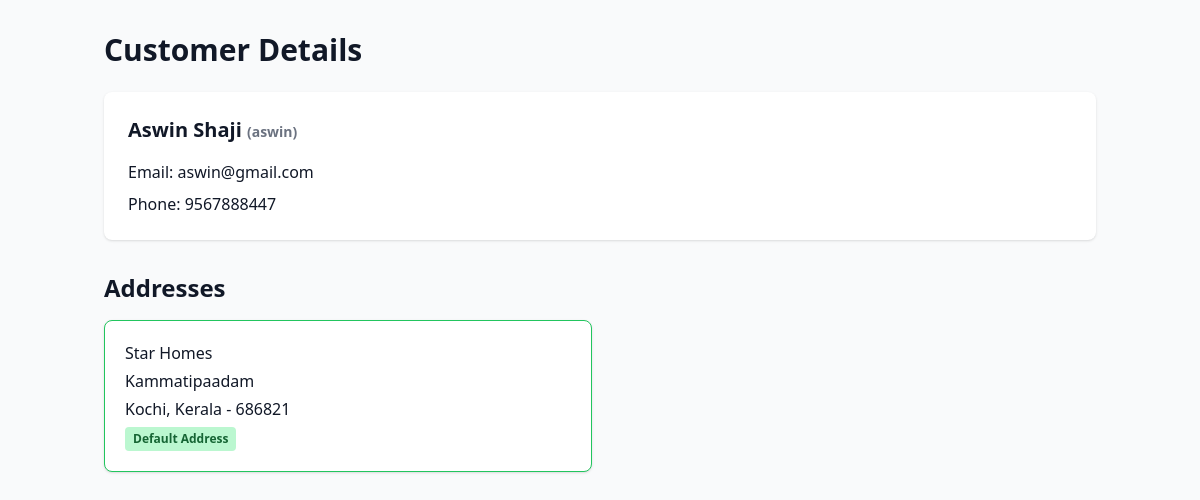
The app's page /adminn/customer_details/1 (signed in), older data.
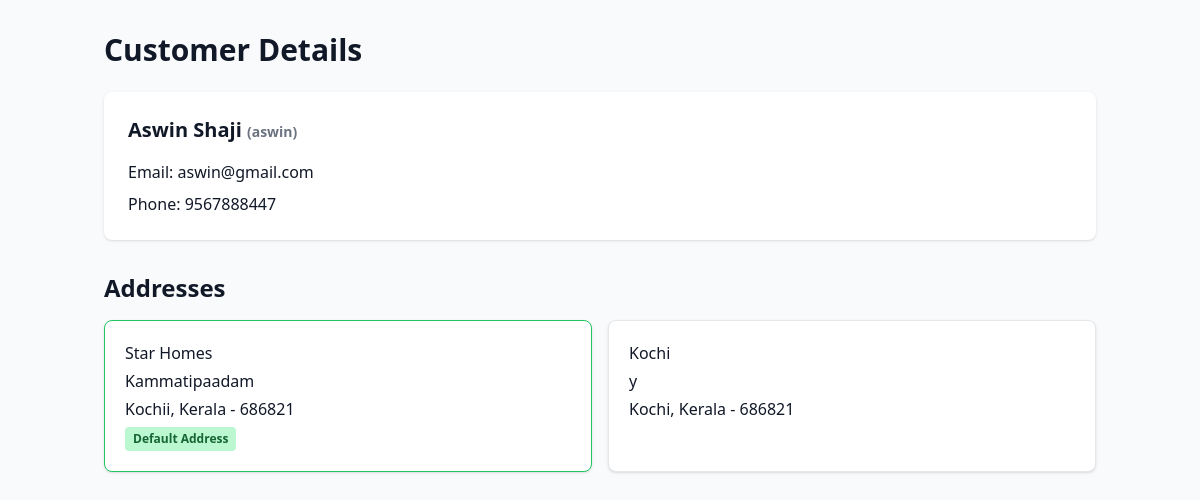
The same page, newer data.
### app/models.py (models this page shows, shortened)
class Address(models.Model):
    customer = models.ForeignKey('Customer', on_delete=models.CASCADE, related_name='addresses')
    address_line1 = models.CharField(max_length=255)
    address_line2 = models.CharField(max_length=255, blank=True, null=True)
    city = models.CharField(max_length=100)
    state = models.CharField(max_length=100)
    postal_code = models.CharField(max_length=20)
    is_default = models.BooleanField(default=False)

### app/views.py (the view)
# urls.py: path('adminn/customer_details/<int:customer_id>', views.customer_detail_admin, name='customer_detail_admin'),
@login_required(login_url='admin_login')
def customer_detail_admin(request, customer_id):
    customer = get_object_or_404(Customer, pk=customer_id)
    return render(request, 'admin/customer_detail.html', {'customer': customer})

### templates/admin/customer_detail.html (shortened to what this page needs)
<!DOCTYPE html>
<html lang="en">
<head>
    <script src="https://cdn.tailwindcss.com"></script>
</head>
<body class="bg-gray-50 text-gray-900">
    <div class="max-w-5xl mx-auto px-4 py-8">
        <h2 class="text-3xl font-bold mb-6">Customer Details</h2>
        <div class="bg-white shadow rounded-lg mb-8 p-6">
            <h3 class="text-xl font-semibold mb-4">
                {{ customer.cust_name }}
                <span class="text-gray-500 text-sm">({{ customer.cust_username }})</span>
            </h3>
            <p class="mb-2"><span class="font-medium">Email:</span> {{ customer.cust_email }}</p>
            <p><span class="font-medium">Phone:</span> {{ customer.cust_phone }}</p>
        </div>
        <h4 class="text-2xl font-semibold mb-4">Addresses</h4>
        {% if customer.addresses.all %}
            <div class="grid grid-cols-1 md:grid-cols-2 gap-4">
                {% for address in customer.addresses.all %}
                <div class="bg-white shadow rounded-lg p-5 border {% if address.is_default %}border-green-500{% else %}border-gray-200{% endif %}">
                    <p class="mb-1">{{ address.address_line1 }}</p>
                    {% if address.address_line2 %}
                        <p class="mb-1">{{ address.address_line2 }}</p>
                    {% endif %}
                    <p class="mb-1">{{ address.city }}, {{ address.state }} - {{ address.postal_code }}</p>
                    {% if address.is_default %}
                        <span class="inline-block px-2 py-1 text-xs font-semibold text-green-800 bg-green-200 rounded">Default Address</span>
                    {% endif %}
                </div>
                {% endfor %}
            </div>
        {% else %}
            <p class="text-gray-600">No addresses found for this customer.</p>
        {% endif %}
    </div>
</body>
</html>

Row changes from the older to the newer data that the page shows:
changed Address "Star Homes": city "Kochi" → "Kochii"
added Address: address_line1 "Kochi", address_line2 "y", city "Kochi", state "Kerala", postal_code "686821", is_default False (drawn)
